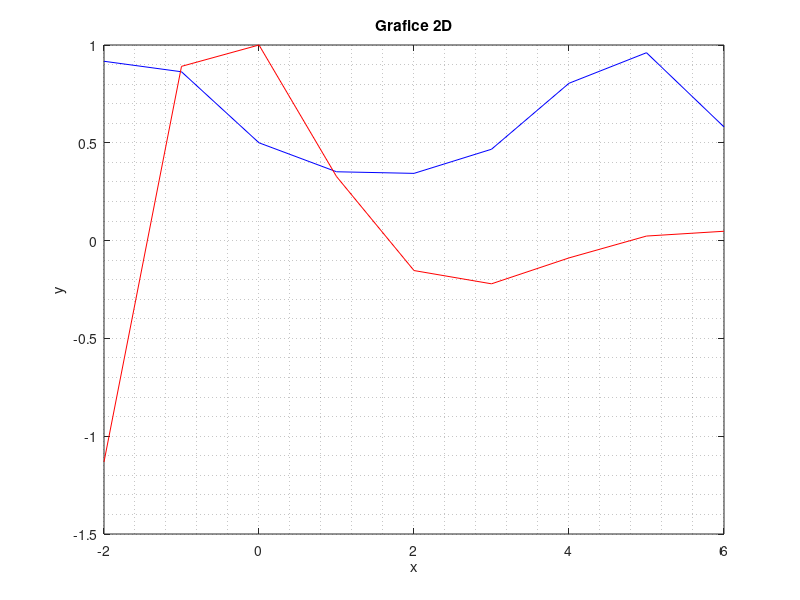

This figure's MATLAB source:
clc
clear
close all

x = -2:1:6;

f1 = 1./(sin(x)+2);
f2 = cos(x)./exp(x/2);

plot(x,f1,'b-')
hold on
plot(x,f2,'r-')
hold off

title("Grafice 2D")
xlabel('x')
ylabel('y')
grid minor